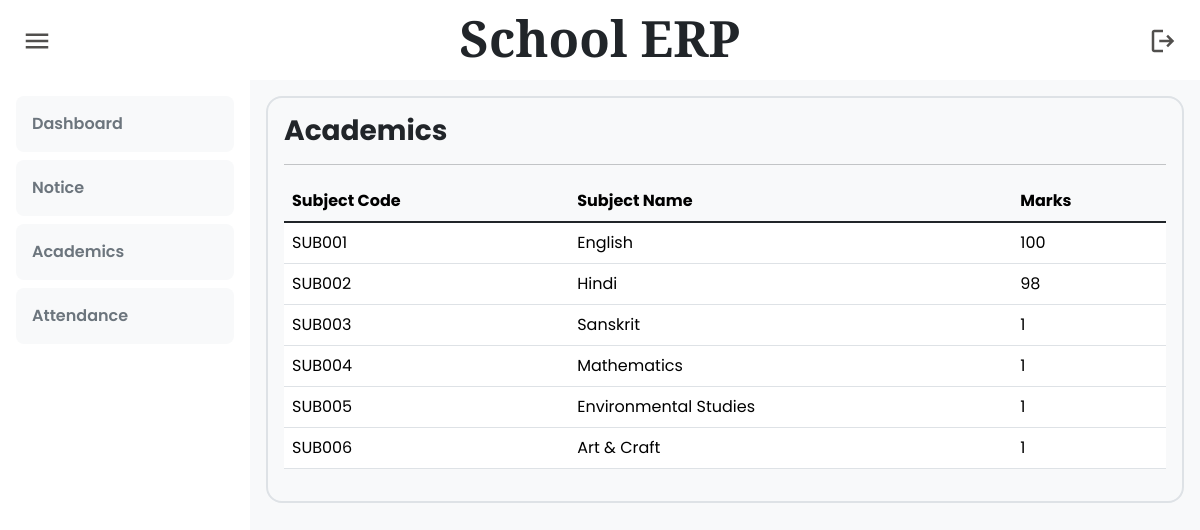
The app's page /student/academics.php (signed in) with its own data.
### tables this page shows
CREATE TABLE `student` (
  `id` int(11) NOT NULL,
  `student id` varchar(20) NOT NULL,
  `student name` varchar(70) DEFAULT NULL,
  `class` varchar(12) DEFAULT NULL,
  `subject 1` varchar(10) DEFAULT NULL,
  `subject 2` varchar(10) DEFAULT NULL,
  `subject 3` varchar(10) DEFAULT NULL,
  `subject 4` varchar(10) DEFAULT NULL,
  `subject 5` varchar(10) DEFAULT NULL,
  `subject 6` varchar(10) DEFAULT NULL
);

### student/academics.php (the view, shortened to what this page needs)
<?php include "../sidebar/sidebar std.php";?>
<!DOCTYPE html>
<html lang="en">
<head>
    <link href="../assets/bootstrap/css/bootstrap.min.css" rel="stylesheet">
    <link rel="stylesheet" href="../assets/css/style.css">
    <link href="../assets/datatables/dataTables.bootstrap5.min.css" rel="stylesheet">
</head>
<body>
    <div class="p-3">
        <div class="p-3 rounded-4 border border-2">
            <header>
                <h3 class="h3 fw-bold">Academics</h3>
                <hr class="hr">
            </header>
            <div class="table-responsive">
                <table class="table table-hover">
                    <thead class="table-light">
                        <tr>
                            <th>Subject Code</th>
                            <th>Subject Name</th>
                            <th>Marks</th>
                        </tr>
                    </thead>
                    <tbody class="table-group-divider">
                        <?php
                        include '../connection/connector.php';
                        $user = $_SESSION["username"];
                        $subjects = mysqli_fetch_assoc(mysqli_query($con,"SELECT * FROM `student` WHERE `student id`='$user'"));
                        for($i=1;$i<=6;$i++){
                            $sub = $subjects["subject $i"];
                            $subName = mysqli_fetch_assoc(mysqli_query($con,"SELECT `subject name` FROM `subject` WHERE `subject id`='$sub'"));
                            $subName = $subName['subject name'];
                            $subTable = strtolower($sub);
                            $marks = mysqli_fetch_assoc(mysqli_query($con,"SELECT `marks` FROM `$subTable` WHERE `student id`='$user'"));
                            $marks = $marks['marks']==NULL ? 1 : $marks['marks'];
                            ?>
                        <tr>
                            <td><?php echo htmlspecialchars($sub); ?></td>
                            <td><?php echo htmlspecialchars($subName); ?></td>
                            <td><?php echo htmlspecialchars($marks); ?></td>
                        </tr>
                            <?php
                        }
                        ?>
                    </tbody>
                </table>
            </div>
        </div>
    </div>
</body>
</html>

### assets/css/style.css (style rules this page uses)
* { font-family: poppins; transition: all 0.25s ease; }
body { margin-top: 80px; }

### student/academics.php (style rules this page uses)
* { font-family: poppins; }

### records on screen
student: subject 1 "SUB001", subject 2 "SUB002", subject 3 "SUB003", subject 4 "SUB004", subject 5 "SUB005", subject 6 "SUB006"

### other values on screen
$subName "English"
$marks "100"
$subName "Hindi"
$marks "98"
$subName "Sanskrit"
$marks "1"
$subName "Mathematics"
$subName "Environmental Studies"
$subName "Art & Craft"
